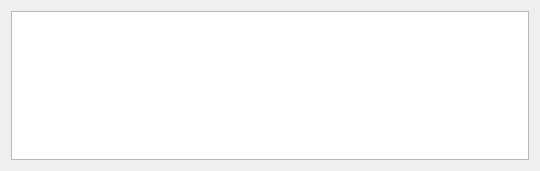
<?xml version="1.0" encoding="UTF-8"?>
<ui version="4.0">
 <class>FilterDialog</class>
 <widget class="QDialog" name="FilterDialog">
  <property name="geometry">
   <rect>
    <x>0</x>
    <y>0</y>
    <width>540</width>
    <height>171</height>
   </rect>
  </property>
  <property name="windowTitle">
   <string>FilterDialog</string>
  </property>
  <layout class="QGridLayout" name="gridLayout">
   <item row="0" column="0">
    <widget class="QListWidget" name="filterList"/>
   </item>
  </layout>
 </widget>
 <layoutdefault spacing="6" margin="11"/>
 <resources/>
 <connections/>
</ui>
